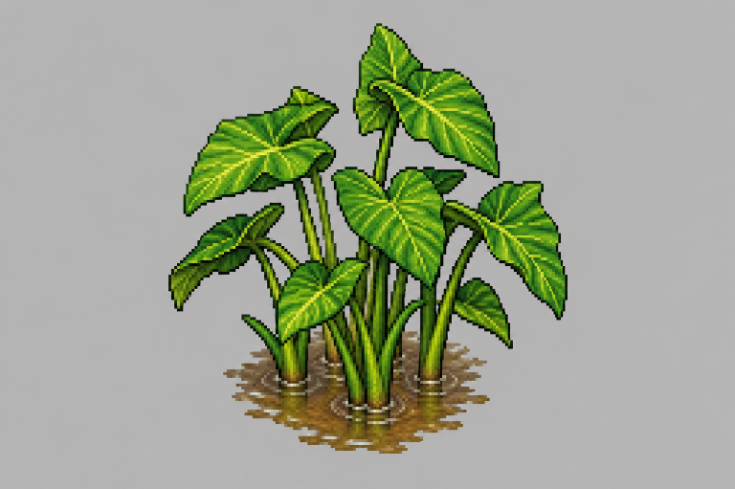
#> input picture art/redraws/act2_terrain/aninga.png, 735 x 489 px
$ python -i make_a03_stills.py   (imports and definitions only)
#> lines starting #> are read from the running program, lines starting #| are printed output that depends on the picture
#> further down, picture is the input picture: PIL image 735x489 RGBA; mean R, G, B, A 157.7, 164, 143.4, 255
#!/usr/bin/env python3
"""STAND-IN stills for Act 1's "The Lost Plateau" (campaign/stills/a03_01.jpg .. a03_05.jpg, 1280 x 853), until the
owner's ChatGPT paintings come (the prompts: docs/campaign_a03_build.md "Stills"). Drawn simply, as the Brood prologue's
(tools/campaign/make_b01_stills.py, whose small helpers are copied here):
  a03_01 the mountain = a canoe at a sand beach under a sheer flat-topped mountain wrapped in cloud, a waterfall
  a03_02 the climb    = men in a file on a rock stair beside a waterfall, in grey mist
  a03_03 the nest     = from a rim looking down into a misty hollow: a great rooted mother in a green swamp, sleeping
                        shapes round her, a smaller frilled one among them
  a03_04 the map      = the mapmaker drawing on a rock at dusk above the cloud, his men watching the hollow
  a03_05 the flight   = down a narrow cleft in the rock at dusk, musketeers looking back, a huge shape at the top
The King's pages reuse b01_01 (the King with the mapmaker's letter).
Rebuild: python3 tools/campaign/make_a03_stills.py (replace a file by the owner's painting cut to 1280 x 853 to swap it in).
"""
import math
import os
import random

from PIL import Image, ImageDraw, ImageFilter

ROOT = os.path.join(os.path.dirname(__file__), "..", "..")
OUT = os.path.join(ROOT, "campaign", "stills")
W, H = 1280, 853
PURPLE = (92, 50, 120)
YELLOW = (190, 160, 70)        # the party's touch of the station's yellow
GREEN = (88, 200, 70)          # the Brood's venom green
SCALE = (92, 82, 52)           # olive-brown scales
ROCK = (150, 112, 86)          # the tepui's sandstone


# [16 lines left out: functions grad, glow, not called in this run]


def mist(im, n=40, seed=5, a=60, y0=0, y1=H):
#> called with n = 40, seed = 5, a = 60, y0 = 0, y1 = 853
    rnd = random.Random(seed)
    lay = Image.new("RGBA", im.size, (0, 0, 0, 0))
#> lay: PIL image 735x489 RGBA; every value is 0
    d = ImageDraw.Draw(lay)
    for _ in range(n):
        x, y = rnd.uniform(-100, W + 100), rnd.uniform(y0, y1)
        r = rnd.uniform(120, 300)
        d.ellipse([x - r, y - r * 0.35, x + r, y + r * 0.35], fill=(225, 228, 232, a))
    lay = lay.filter(ImageFilter.GaussianBlur(30))
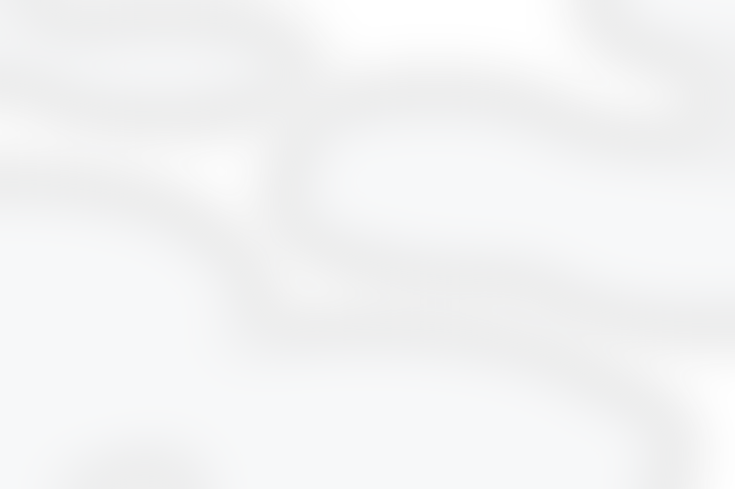
#> lay: PIL image 735x489 RGBA; mean R, G, B, A 154.6, 156.6, 159.4, 41.2; transparent parts drawn white
    im.paste(Image.alpha_composite(im.convert("RGBA"), lay).convert("RGB"))
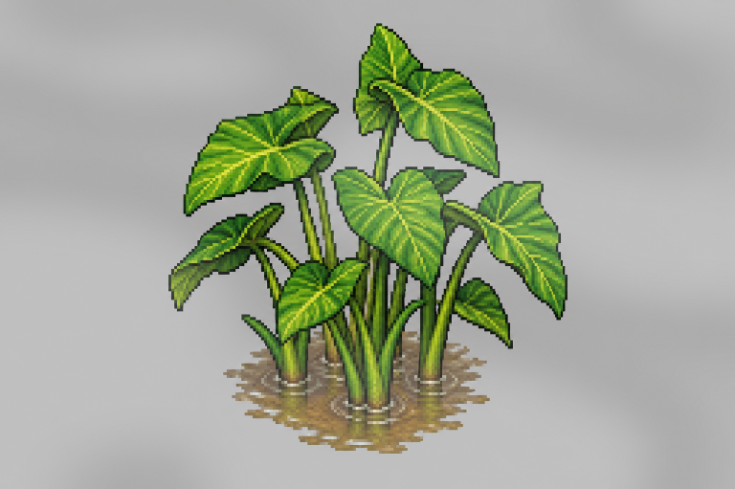
#> im: PIL image 735x489 RGBA; mean R, G, B, A 162.1, 168, 151.1, 255


# [127 lines left out: functions paint, trees, person, creature, tepui, a01 and 4 more, not called in this run]


# [5 lines not run here, left out]

>>> from PIL import Image
>>> picture = Image.open('../../art/redraws/act2_terrain/aninga.png')
>>> result = mist(picture)

$ run again, on art/redraws/act2_terrain/araucaria_young.png
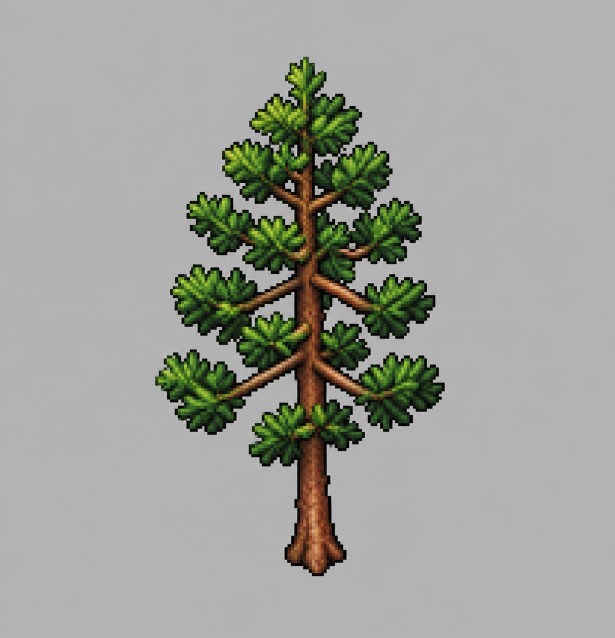
#> input picture art/redraws/act2_terrain/araucaria_young.png, 615 x 638 px
#> picture is the input picture: PIL image 615x638 RGBA; mean R, G, B, A 159.5, 160.7, 154, 255
#> in mist, `im.paste(Image.alpha_composite(im.convert("RGBA"), lay).convert("RGB"))`:
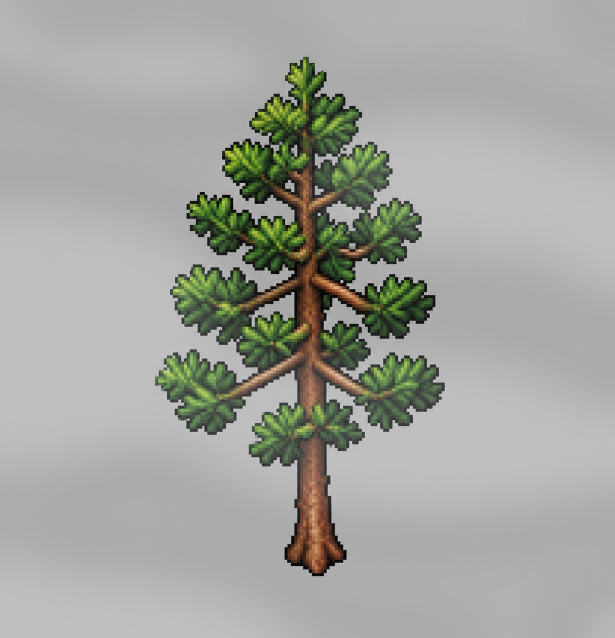
#> im: PIL image 615x638 RGBA; mean R, G, B, A 163, 164.3, 159.2, 255
